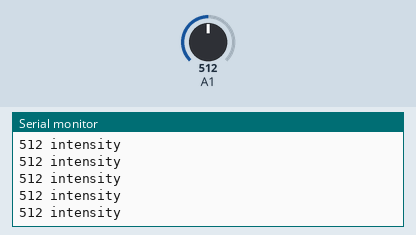
A sketch run on a simulated Arduino Uno, built with avr-gcc and run on an emulated ATmega328P. Parts: the last lines printed to the serial monitor. The test bench sets the inputs (shaded band); at power-on: A1 = 512.

Above: at 1.2 s.
1.3 s: A1 set to 109
At 2.3 s:
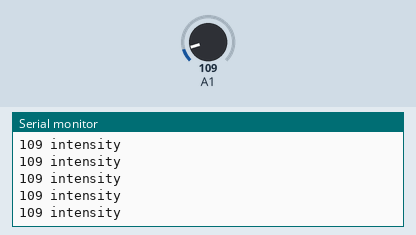
4.3 s: A1 set to 93
At 5.3 s:
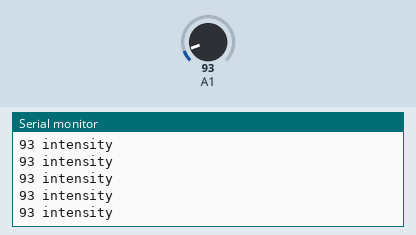
13.3 s: A1 set to 983
At 14.1 s:
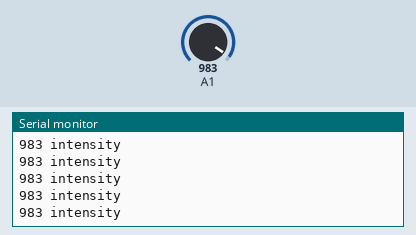
19.3 s: A1 set to 8
At 20.4 s:
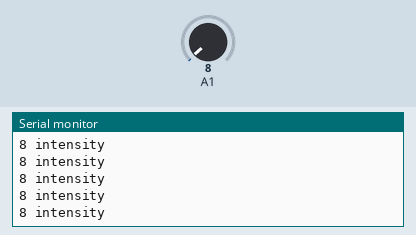
20.8 s: A1 set to 11
At 21.8 s:
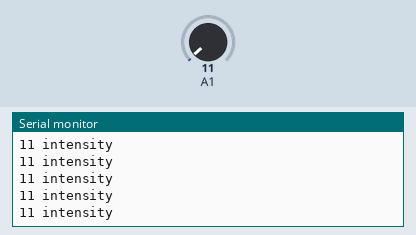
Timing chart, 0 to 23.3 s (numbered marks = the images above; inputs shaded):
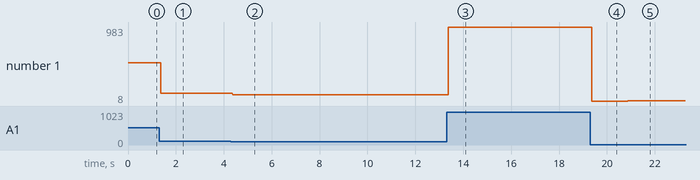

The sketch:

ldr_or_photoelectric_sensor.ino
```cpp
int ldr;
void setup()
{
  Serial.begin(9600);
  pinMode(A1,INPUT);
}
void loop()
{
  ldr=analogRead(A1);
  Serial.print(ldr);
  Serial.println(" intensity");
}
```

Measured:
- after the input at 1.3 s, the serial monitor: prints a new line after 0.07 s (image 1)
- after the input at 4.3 s, the serial monitor: prints a new line after 0.07 s (image 2)
- after the input at 13.3 s, the serial monitor: prints a new line after 0.08 s (image 3)
- after the input at 19.3 s, the serial monitor: prints a new line after 0.07 s (image 4)
- after the input at 20.8 s, the serial monitor: prints a new line after 0.07 s (image 5)
- plotted number 1: 512 → 109 after the input at 1.3 s, 109 → 93 after the input at 4.3 s, 93 → 983 after the input at 13.3 s, 983 → 8 after the input at 19.3 s, 8 → 11 after the input at 20.8 s
